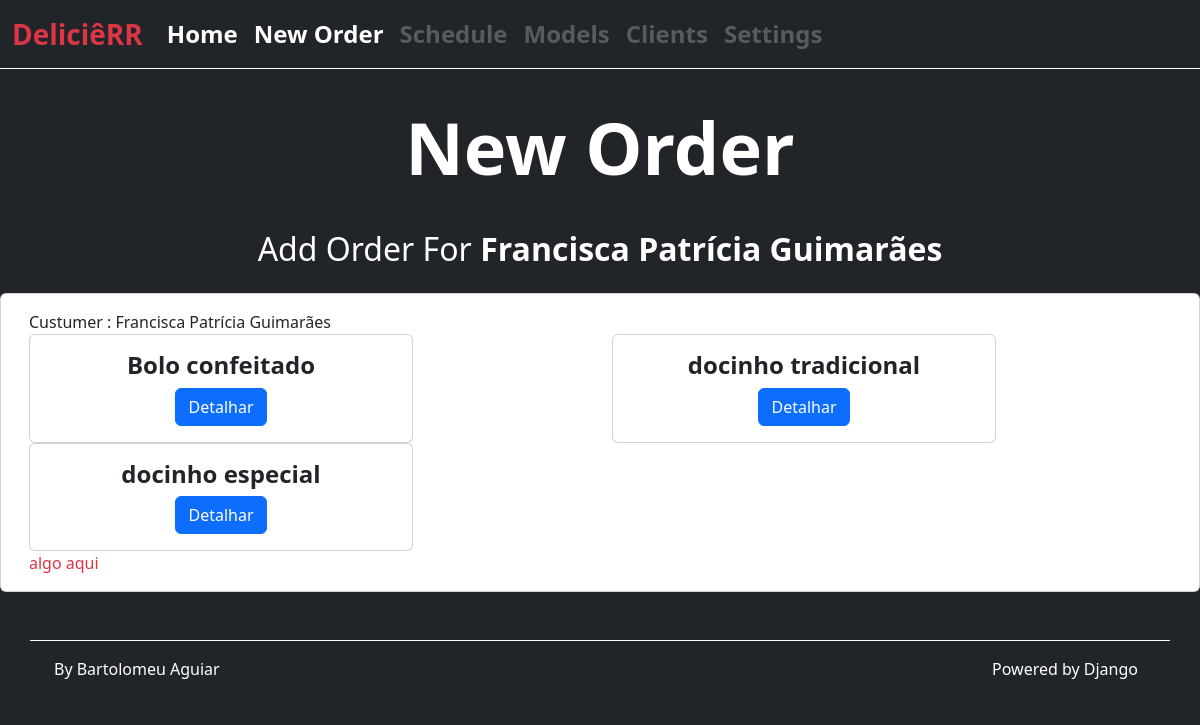
The app's page /orders/1 with its own data.
### clients/models.py (models this page shows, shortened)
class Client(models.Model):
    name = models.CharField(_("Name"), max_length=300)
    celphone = models.CharField(
        _("Celphone"),
        max_length=15,
        blank=True,
        unique=True,
    )
    address = models.CharField(_("Address"), max_length=500, blank=True)
    birthday = models.DateField(
        _("Birthday"),
        auto_now=False,
        auto_now_add=False,
        blank=True,
        null=True,
    )
    class Meta:
        verbose_name = 'Client'
        verbose_name_plural = 'Clients'

### products/models.py (models this page shows, shortened)
class Product(models.Model):
    active = models.BooleanField(_('Active'))
    name = models.CharField(_('Title'), max_length=150)
    description = models.CharField(
        _("Long Description"),
        max_length=300,
        blank=True
    )
    slug = models.SlugField(unique=True)
    price = models.FloatField()
    category = models.ForeignKey(
        Category, on_delete=models.SET_NULL, null=True)

### orders/views.py (the view)
def create_order(request, pk):
    client = Client.objects.get(id=pk)
    produtos = Product.objects.all()
    carrinho = request.session.get('carrinho', {})
    context = {
        'cliente': client,
        'produtos': produtos,
        'carrinho': carrinho
    }
    return render(request, 'orders/pages/new_order_itens.html', context)

### orders/templates/orders/pages/new_order_itens.html (shortened to what this page needs)
{% extends "global/base.html" %}
{% load static %}
{% block title_section %}
    New Order
{% endblock title_section %}
{% block content %}
<div class="row justify-content-center">
    <div class="col-8">
        {% include 'orders/partials/_list_products_new_order.html' %}
    </div>
{% endblock content %}

### orders/templates/orders/partials/_list_products_new_order.html (shortened to what this page needs)
<h2 class="text-center  my-4 text-white">Add Order For <strong>{{cliente.name}}</strong> </h2></div>
<div class="card">
    <div class="card-body">
        Custumer : {{cliente.name}}
        <div class="row">
            {% for produto in produtos %}
                <div class="col">
                    <div class="card" style="width: 24rem">
                        <div class="card-body text-center ">
                            <h4 class="card-title fw-bold">{{ produto.name }}</h4>
                            <a href="{% url 'products:detail' produto.pk %}" class="btn btn-primary">Detalhar</a>
                        </div>
                    </div>
                </div>
            {% endfor %}
        </div>
        <div class="row text-danger">
            <div class="col">
                algo aqui
            </div>
        </div>
    </div>
</div>

### records on screen
Client: name "Francisca Patrícia Guimarães"
Product: name "Bolo confeitado"
Product: name "docinho tradicional"
Product: name "docinho especial"
